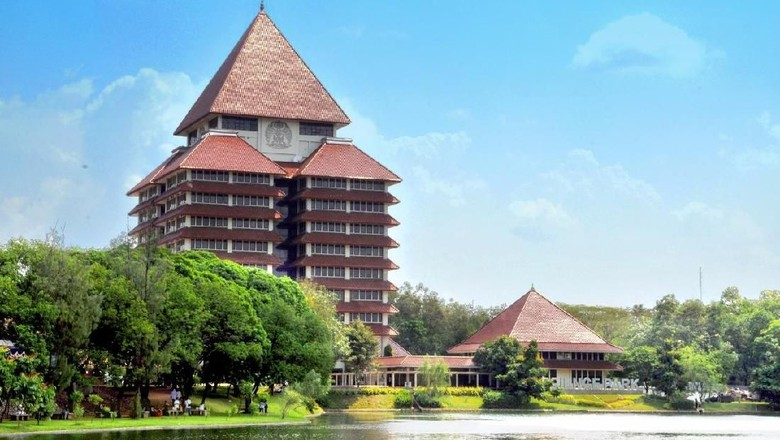
#> input picture Tugas Lab 3 - Images/rektorat_ui.jpeg, 780 x 440 px
$ jupyter execute --allow-errors TugasLab3_MuhammadAnwarFarihin_1706039635.ipynb
#> lines starting #> are read from the running program, lines starting #| are printed output that depends on the picture
### Tugas Lab 3 - Images/helper.py
import numpy as np

def dftuv(M, N):
	""" DFTUV Computes meshgrid frequency matrices.
	[U, V] = DFTUV(M, N) computes meshgrid frequency matrices U and
	V. U and V are useful for computing frequency-domain filter
	functions that can be used with DFTFILT. U and V are both M-by-N. """

	# Set up range of variables.
	u = np.arange(M)
	v = np.arange(N)

	# Compute the indices for use in meshgrid
	for i in range(M//2+1, M):
		u[i] = u[i] - M
	for i in range(N//2+1, N):
		v[i] = v[i] - N

	# Return the meshgrid arrays
	return np.meshgrid(v,u)

def lpfilter(tipe, M, N, D0, n = 1):
	""" LPFILTER Computes frequency domain lowpass filters
    H = LPFILTER(TYPE, M, N, D0, n) creates the transfer function of
    a lowpass filter, H, of the specified TYPE and size (M-by-N).  To
    view the filter as an image or mesh plot, it should be centered
    using H = fftshift(H).

    Valid values for TYPE, D0, and n are:

    'ideal'    Ideal lowpass filter with cutoff frequency D0.  n need
               not be supplied.  D0 must be positive

    'btw'      Butterworth lowpass filter of order n, and cutoff D0.
               The default value for n is 1.0.  D0 must be positive.

    'gaussian' Gaussian lowpass filter with cutoff (standard deviation)
 	           D0.  n need not be supplied.  D0 must be positive. """

 	# Use function dftuv to set up the meshgrid arrays needed for
 	# computing the required distances.
	U, V = dftuv(M, N)

	# Compute the distances D(U, V).
	D = np.sqrt(U**2+V**2)

	# Begin fiter computations.
	if (tipe == 'gaussian'):
		return np.exp(-(D**2)/(2*(D0**2)))
	elif (tipe == 'btw'):
		return 1/(1 + (D/D0)**(2*n))
	elif (tipe == 'ideal'):
		return (D <= D0)
	else:
		print("Invalid type.")

def hpfilter(tipe, M, N, D0, n = 1):
	""" HPFILTER Computes frequency domain highpass filters
    H = HPFILTER(TYPE, M, N, D0, n) creates the transfer function of
    a highpass filter, H, of the specified TYPE and size (M-by-N).
    Valid values for TYPE, D0, and n are:

    'ideal'     Ideal highpass filter with cutoff frequency D0.  n
                need not be supplied.  D0 must be positive

    'btw'       Butterworth highpass filter of order n, and cutoff D0.
                The default value for n is 1.0.  D0 must be positive.

    'gaussian'  Gaussian highpass filter with cutoff (standard deviation)
                D0.  n need not be supplied.  D0 must be positive. """


	# The transfer function Hhp of a highpass filter is 1 - Hlp,
	# where Hlp is the transfer function of the corresponding lowpass
	# filter.  Thus, we can use function lpfilter to generate highpass
	# filters.

	# Generate highpass filter.
	Hlp = lpfilter(tipe, M, N, D0, n)
	return 1 - Hlp

# [27 lines left out: function notch, not called in this run]

def paddedsize(w, l):
	""" PADDEDSIZE Computes padded sizes useful for FFT-based filtering.
    PQ = PADDEDSIZE(AB), where AB is a two-element size vector,
    computes the two-element size vector PQ = 2*AB. """

	return (2*w, 2*l)

### Tugas Lab 3 - Images/TugasLab3_MuhammadAnwarFarihin_1706039635.ipynb
[cell 1]
import numpy as np
from scipy import fftpack as fp
import matplotlib.pyplot as plt
from skimage import io, color, util
from helper import *

img1=io.imread('rektorat_ui.jpeg')
#> img1 is the input picture: shape (440, 780, 3); mean R, G, B 138.2, 165.5, 167.9
plt.imshow(img1);plt.axis("off");plt.show()
i1 = color.rgb2gray(img1)
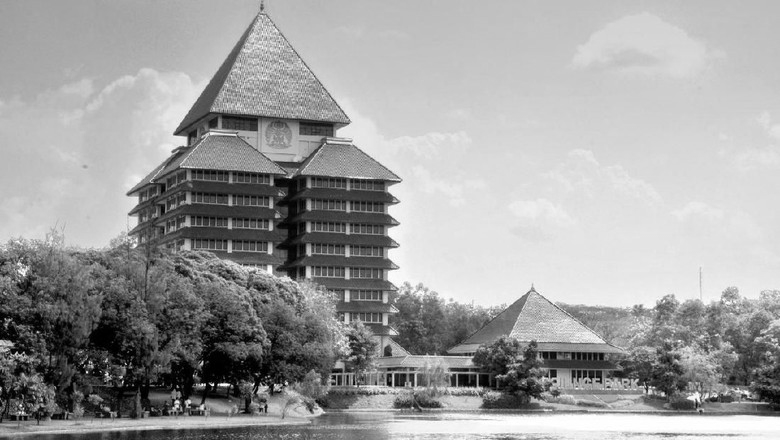
#> i1: shape (440, 780) float64; min 0, max 1, mean 0.627
w, l = paddedsize(i1.shape[0], i1.shape[1])
#> w = 880; l = 1560
D0_1 = 0.1
D0_2 = 0.06
#
#
#
#
#Butterworth Lowpass Filter (BLPF) w/ D0 = 0.1
h1 = lpfilter('btw', w, l, D0_1 * w)

#Butterworth Lowpass Filter (BLPF) w/ D0 = .06
h2 = lpfilter('btw', w, l, D0_2 * w)

# menghitung DFT citra
f = fp.fft2(i1,(w,l))
# Apply lowpass filter
LPFS_rektorat1 = h1*f
LPFS_rektorat2 = h2*f

# convert ke domain spasial
LPF_rektorat1 = fp.ifft2(LPFS_rektorat1).real
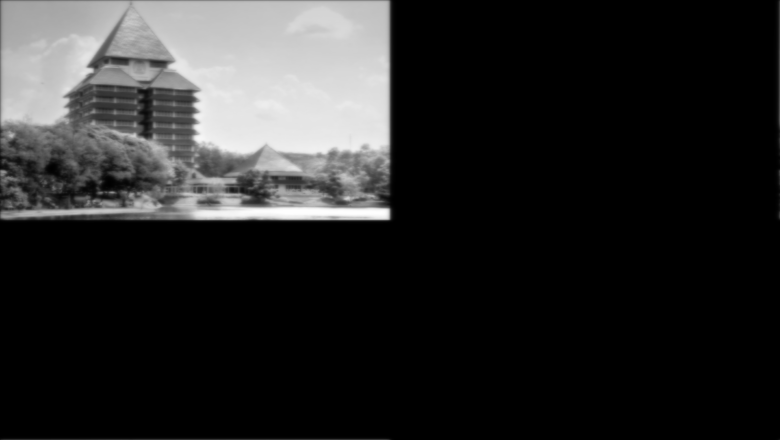
#> LPF_rektorat1: shape (880, 1560) float64 (shown at 1/2 size); min -1.12e-05, max 0.995, mean 0.157; drawn with min black and max white
LPF_rektorat1 = LPF_rektorat1[:i1.shape[0],:i1.shape[1]]
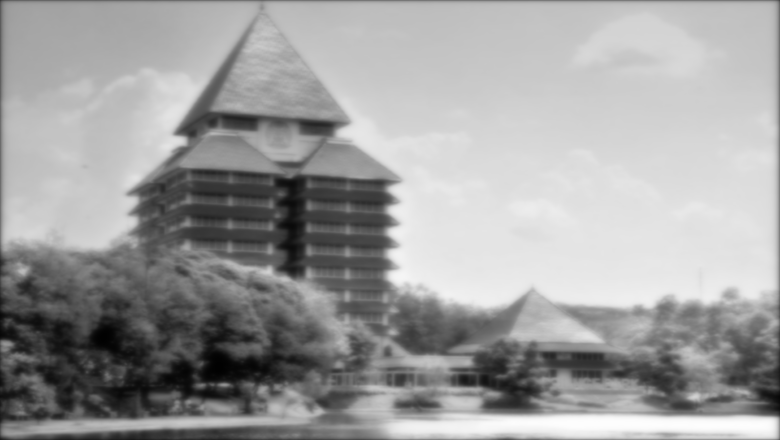
#> LPF_rektorat1: shape (440, 780) float64; min 0.00407, max 0.995, mean 0.623

LPF_rektorat2 = fp.ifft2(LPFS_rektorat2).real
LPF_rektorat2 = LPF_rektorat2[:i1.shape[0],:i1.shape[1]]
#> LPF_rektorat2: shape (440, 780) float64

# Menampilkan fourier spectrum
Fc = fp.fftshift(f)
Fcf1 = fp.fftshift(LPFS_rektorat1)
Fcf2 = fp.fftshift(LPFS_rektorat2)

# fungsi abs untuk menghitung magnitude
S1 = np.log(1+abs(Fc))
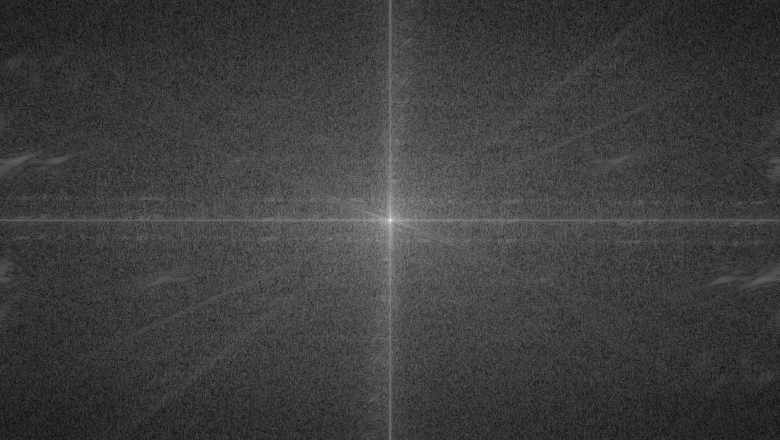
#> S1: shape (880, 1560) float64 (shown at 1/2 size); min 0.00985, max 12.28, mean 3; drawn with min black and max white
S2 = np.log(1+abs(Fcf1))
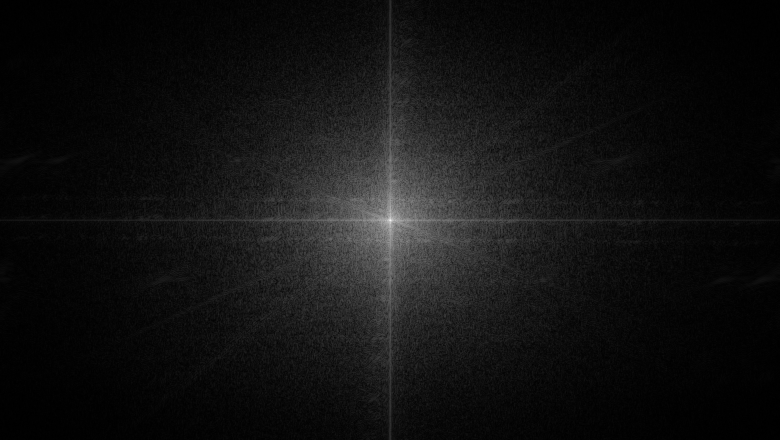
#> S2: shape (880, 1560) float64 (shown at 1/2 size); min 0.000137, max 12.28, mean 0.857; drawn with min black and max white
S3 = np.log(1+abs(Fcf2))

plt.subplot(); plt.imshow(i1, cmap='gray')
plt.title("Original"); plt.axis("off")
plt.show()
plt.subplot(); plt.imshow(S1, cmap='gray')
plt.title("Original Fourier Spectrum"); plt.axis("off")
plt.show()

plt.subplot(); plt.imshow(LPF_rektorat1, cmap='gray')
plt.title("Butterworth Lowpass Filter (BLPF) w/ D0 = 0.1"); plt.axis("off")
plt.show()
plt.subplot(); plt.imshow(S2, cmap='gray')
plt.title("Spectrum of Filtered Image"); plt.axis("off")
plt.show()

plt.subplot(); plt.imshow(LPF_rektorat2, cmap='gray')
plt.title("Butterworth Lowpass Filter (BLPF) w/ D0 = 0.06"); plt.axis("off")
plt.show()
plt.subplot(); plt.imshow(S3, cmap='gray')
plt.title("Spectrum of Filtered Image"); plt.axis("off")
plt.show()

#
#
#
#
#
#Butterworth Highpass Filter (BHPF) w/ D0 = 0.1
h3 = hpfilter('btw', w, l, D0_1 * w)

#Butterworth Highpass Filter (BHPF) w/ D0 = .06
h4 = hpfilter('btw', w, l, D0_2 * w)

# Apply highpass filter
HPFS_rektorat1 = h3*f
HPFS_rektorat2 = h4*f

# convert ke domain spasial
HPF_rektorat1 = fp.ifft2(HPFS_rektorat1).real
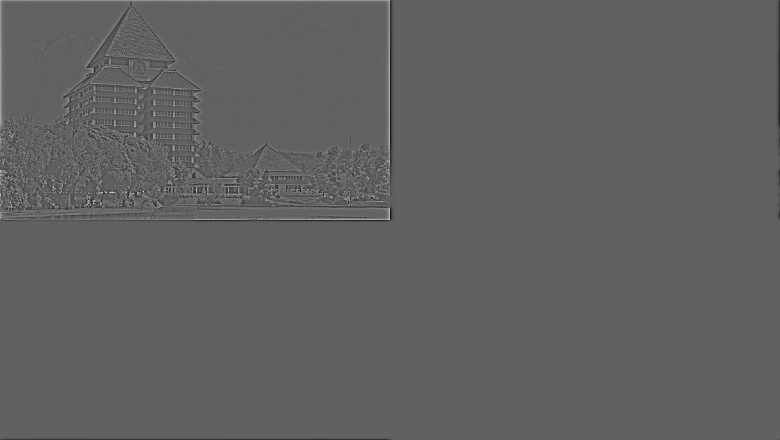
#> HPF_rektorat1: shape (880, 1560) float64 (shown at 1/2 size); min -0.42, max 0.675, mean 0; drawn with min black and max white
HPF_rektorat1 = HPF_rektorat1[:i1.shape[0],:i1.shape[1]]
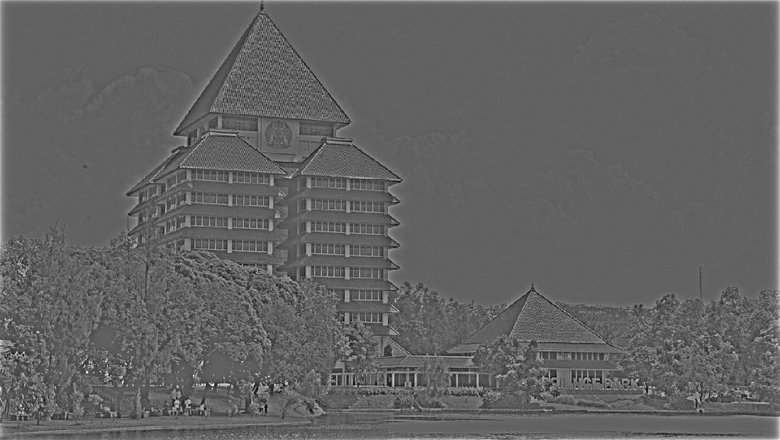
#> HPF_rektorat1: shape (440, 780) float64; min -0.42, max 0.675, mean 0.00455; drawn with min black and max white

HPF_rektorat2 = fp.ifft2(HPFS_rektorat2).real
HPF_rektorat2 = HPF_rektorat2[:i1.shape[0],:i1.shape[1]]
#> HPF_rektorat2: shape (440, 780) float64

# Menampilkan fourier spectrum
Fcf3 = fp.fftshift(HPFS_rektorat1)
Fcf4 = fp.fftshift(HPFS_rektorat2)

# fungsi abs untuk menghitung magnitude
S4 = np.log(1+abs(Fcf3))
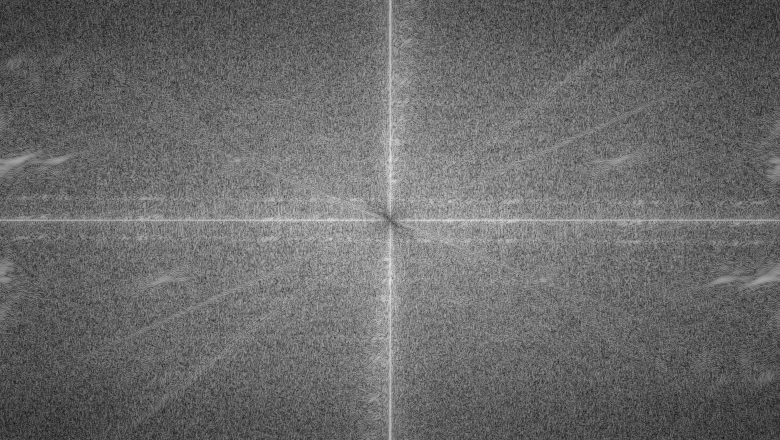
#> S4: shape (880, 1560) float64 (shown at 1/2 size); min 0, max 7, mean 2.92; drawn with min black and max white
S5 = np.log(1+abs(Fcf4))

plt.subplot(); plt.imshow(HPF_rektorat1, cmap='gray')
plt.title("Butterworth Highpass Filter (BLPF) w/ D0 = 0.1"); plt.axis("off")
plt.show()
plt.subplot(); plt.imshow(S4, cmap='gray')
plt.title("Spectrum of Filtered Image"); plt.axis("off")
plt.show()

plt.subplot(); plt.imshow(HPF_rektorat2, cmap='gray')
plt.title("Butterworth Highpass Filter (BHPF) w/ D0 = 0.06"); plt.axis("off")
plt.show()
plt.subplot(); plt.imshow(S5, cmap='gray')
plt.title("Spectrum of Filtered Image"); plt.axis("off")
plt.show()

[cell 2]
img2=io.imread('flowers_noisy.jpg')
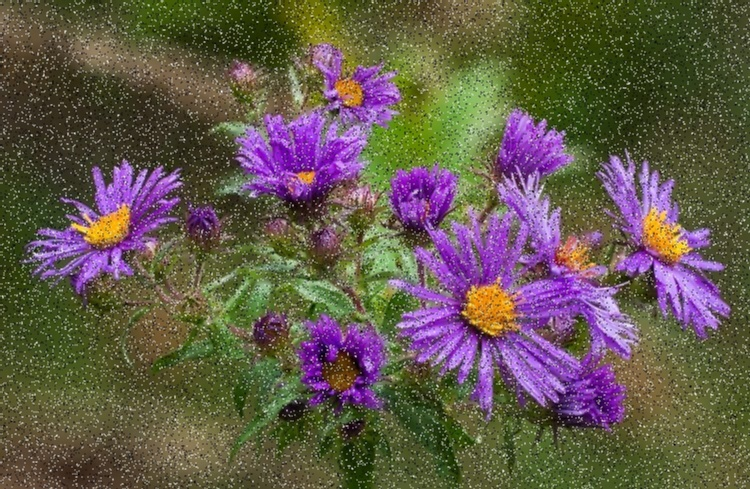
#> input picture Tugas Lab 3 - Images/flowers_noisy.jpg, 750 x 489 px
#> img2 is the input picture: shape (489, 750, 3); mean R, G, B 99.6, 89.2, 75.9
plt.imshow(img2);plt.axis("off");plt.show()

w, l = paddedsize(img2.shape[0],img2.shape[1])
#> w = 978; l = 1500
#> (the rest of this cell did not finish here and is left out)
